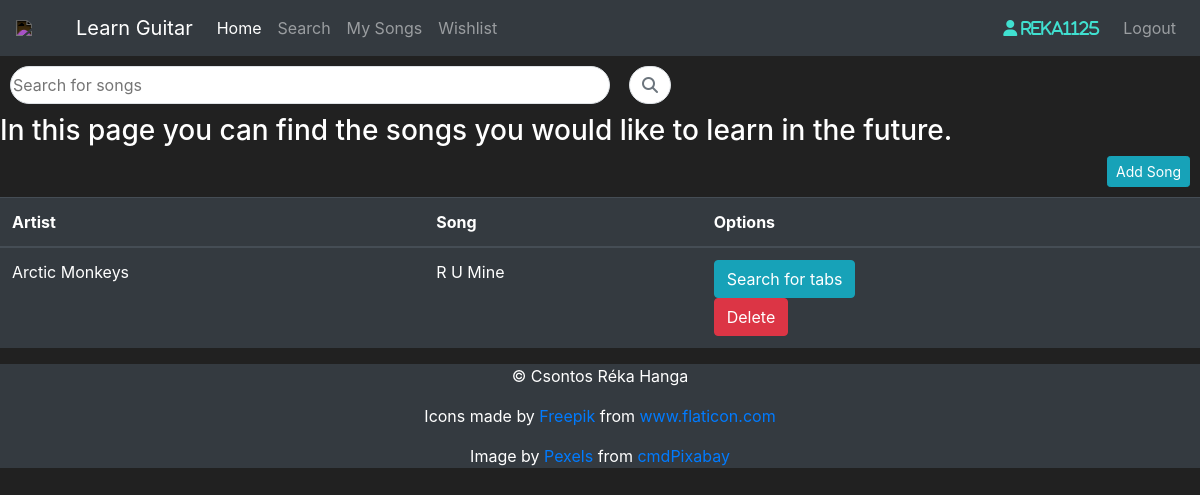
Page /wishlist (signed in) on the earlier database version.
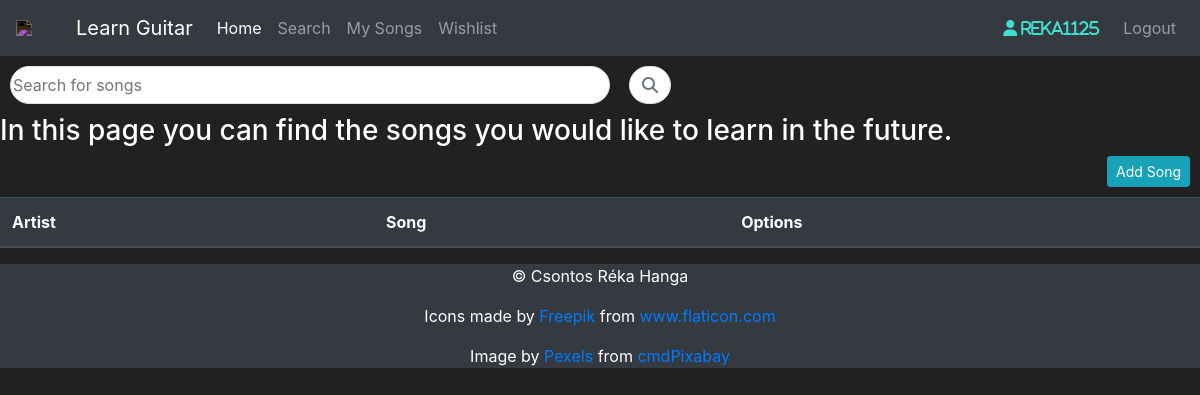
Same page on the later database version.
### application/models.py (models this page shows, shortened)
class User(db.Model, UserMixin):
    user_id = db.Column(db.Integer(), primary_key=True)
    username = db.Column(db.String(length=30), unique=True, nullable=False)
    email_address = db.Column(db.String(length=50), unique=True, nullable=False)
    password_hash = db.Column(db.String(length=60), nullable=False)
    saved_songs = db.relationship('My_Songs', backref='owned_user', lazy=True)
    wishlist = db.relationship('Wishlist', backref='owned_user', lazy=True)
    @property
    def password(self):
        return self.password

class Wishlist(db.Model):
    song_id = db.Column(db.Integer(), primary_key=True)
    artist = db.Column(db.String(length=50), nullable=False)
    song = db.Column(db.String(length=50), nullable=False)
    owner = db.Column(db.Integer(), db.ForeignKey('user.user_id'))

### application/routes.py (the view, shortened to what this page needs)
@app.route("/wishlist", methods=["GET", "POST"])
@login_required
def wishlist_page():
    form = AddSongForm()
    print(form.errors)
    wishlist = Wishlist.query.filter_by(owner=current_user.user_id)
    return render_template("wishlist.html", songs=wishlist, form=form)

### application/forms.py
class AddSongForm(FlaskForm):
    artist = StringField(label='Artist:', validators=[DataRequired()])
    title = StringField(label='Title:', validators=[DataRequired()])
    submit = SubmitField(label='Add Song')

### application/models.py (called while the page is built)
@login_manager.user_loader
def load_user(user_id):
    return User.query.get(int(user_id))

### application/templates/wishlist.html (shortened to what this page needs)
{% extends 'base.html' %}
{% block content %}
    <div class="input-group">
        <input class=" border rounded-pill" type="text" placeholder="Search for songs" id="search-input-yt">
        <span class="input-group-append">
            <button id="search-btn-yt" class="btn btn-outline-secondary bg-white border-start-0 border rounded-pill ms-n3" type="button">
                <i class="fa fa-search"></i>
            </button>
        </span>
    </div>
    <h3>In this page you can find the songs you would like to learn in the future.</h3>
    <div style="float: right; margin-right: 10px; margin-bottom: 10px">
        <button class="btn btn-info btn-sm" data-toggle="modal" data-target="#Modal-AddSong">
            Add Song
        </button>
    </div>
    <table class="table table-hover table-dark">
        <thead>
            <tr>
                <th scope="col">Artist</th>
                <th scope="col">Song</th>
                <th scope="col">Options</th>
            </tr>
        </thead>
        <tbody>
            {% for song in songs %}
                <tr>
                    <td>{{ song.artist }}</td>
                    <td>{{ song.song }}</td>
                    <td>
                        <button class="btn btn-outline btn-info">Search for tabs</button>
                        <form action="{{ url_for('delete_song_page') }}" method=post class=delete-song>
                            <input type=submit value='Delete' class="btn btn-outline btn-danger"></input>
                        </form>
                    </td>
                </tr>
            {% endfor %}
        </tbody>
    </table>
{% endblock %}

### application/templates/base.html (shortened to what this page needs)
<!doctype html>
<html lang="en">
    <head>
        <link rel="stylesheet" href="https://cdn.jsdelivr.net/npm/bootstrap@4.5.3/dist/css/bootstrap.min.css"
>
    </head>
    <body>
        <nav id="navigation" class="navbar navbar-expand-md navbar-dark bg-dark">
            <img id="icon" src="https://cdn-icons-png.flaticon.com/512/93/93013.png" class="img-responsive" width="50">
            <a class="navbar-brand" href="#">Learn Guitar</a>
            <div class="collapse navbar-collapse" id="navbarNav">
                <ul class="navbar-nav mr-auto">
                    <li class="nav-item active">
                        <a class="nav-link" href="{{ url_for('home_page') }}">Home </a>
                    </li>
                    <li class="nav-item">
                        <a class="nav-link" href="{{ url_for('search_page') }}">Search</a>
                    </li>
                    <li class="nav-item">
                        <a class="nav-link" href="{{ url_for('mysongs_page') }}">My Songs</a>
                    </li>
                    <li class="nav-item">
                        <a class="nav-link" href="{{ url_for('wishlist_page') }}">Wishlist</a>
                    </li>
                </ul>
                {% if current_user.is_authenticated %}
                    <ul class="navbar-nav">
                        <li class="nav-item">
                            <a class="nav-link">
                                <i class="fas fa-user mr-2" style="color:turquoise;"> {{ current_user.username }}</i>
                            </a>
                        </li>
                        <li class="nav-item">
                            <a class="nav-link" href="{{ url_for('logout_page') }}">Logout</a>
                        </li>
                    </ul>
                {% endif %}
            </div>
        </nav>
        {% block content %}
        {% endblock %}
    </body>
    <footer class=" footer bg-dark">
        <p> &copy; Csontos Réka Hanga</p>
        <p>Icons made by <a href="https://www.freepik.com" title="Freepik">Freepik</a> from <a
                href="https://www.flaticon.com/" title="Flaticon">www.flaticon.com</a></p>
        <p>Image by <a href="https://pixabay.com/users/pexels-2286921/?utm_source=link-attribution&amp;utm_medium=referral&amp;utm_campaign=image&amp;utm_content=1851426">Pexels</a>
            from <a href="https://pixabay.com/?utm_source=link-attribution&amp;utm_medium=referral&amp;utm_campaign=image&amp;utm_content=1851426">cmdPixabay</a></p>
    </footer>
</html>

### application/templates/wishlist.html (style rules this page uses)
#search-input-yt { width: 50%; margin: 10px; }
#search-btn-yt { margin: 10px; }

### application/templates/base.html (style rules this page uses)
body { background-color: #212121; color: white }
#icon { -webkit-filter: invert(1); filter: invert(1); margin-right: 10px; }
.footer { bottom: 0; margin: 0; text-align: center; width: 100%; position: relative; }

Differences in the rows shown:
removed Wishlist: artist "Arctic Monkeys", song "R U Mine"
